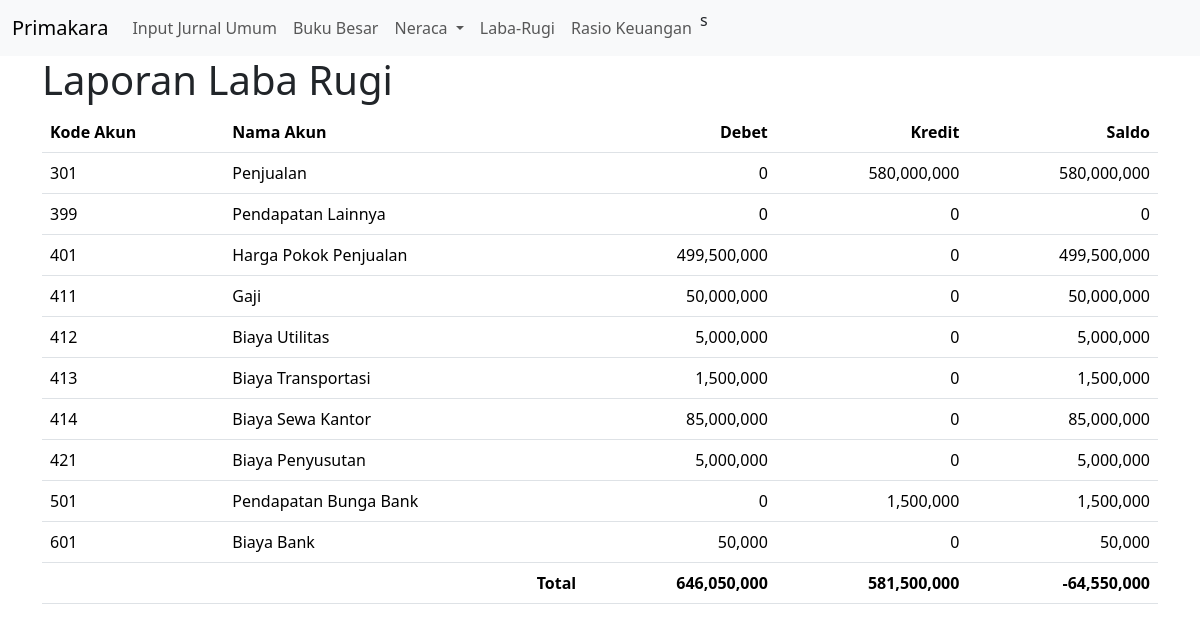
Screenshot of /labarugi.php with the database file from the repository.
### tables this page shows
CREATE TABLE `m_coa` (
  `kode_akun` varchar(20) NOT NULL,
  `nama_akun` varchar(100) NOT NULL,
  `posisi_akun` varchar(3) NOT NULL,
  `tipe` varchar(30) NOT NULL
);

### labarugi.php (the view, shortened to what this page needs)
<!doctype html>
<html lang="en">
<head>
    <link href="https://cdn.jsdelivr.net/npm/bootstrap@5.3.3/dist/css/bootstrap.min.css" rel="stylesheet">
</head>
<body>
    <?php
    include_once("conn.php");
    include_once("navbar.php");
    $sql_bb = "SELECT * FROM v_laba_rugi";
    $result_bb = $conn->query($sql_bb);
    ?>
    <div class="container">
        <h1>Laporan Laba Rugi</h1>
        <table id="detailLabaRugi" class="table table-hover">
            <thead>
                <tr>
                    <th>Kode Akun</th>
                    <th>Nama Akun</th>
                    <th style='text-align: right;'>Debet</th>
                    <th style='text-align: right;'>Kredit</th>
                    <th style='text-align: right;'>Saldo</th>
                </tr>
            </thead>
            <tbody>
                <?php
                if ($result_bb->num_rows > 0) {
                    mysqli_data_seek($result_bb, 0);
                    $total_debet = 0;
                    $total_kredit = 0;
                    while ($row = $result_bb->fetch_assoc()) {
                        $debet  = number_format($row['debet']);
                        $kredit = number_format($row['kredit']);
                        $saldo  = number_format($row['saldo']);
                        echo "
                            <tr>
                                <td>{$row['kode_akun']}</td>
                                <td>{$row['nama_akun']}</td>
                                <td align='right'>{$debet}</td>
                                <td align='right'>{$kredit}</td>
                                <td align='right'>{$saldo}</td>
                            </tr>";
                        $total_debet  += $row['debet'];
                        $total_kredit += $row['kredit'];
                    }
                }
                ?>
            </tbody>
            <tfoot>
                <tr>
                    <td colspan="2" align="right"><b>Total</b></td>
                    <td align="right"><b><?= number_format($total_debet) ?></b></td>
                    <td align="right"><b><?= number_format($total_kredit) ?></b></td>
                    <td align="right"><b><?= number_format($total_kredit - $total_debet) ?></b></td>
                </tr>
            </tfoot>
        </table>
    </div>
</body>
</html>

### rows the page displays
m_coa: kode_akun "301", nama_akun "Penjualan", debet "0", kredit "580,000,000", saldo "580,000,000"
m_coa: kode_akun "399", nama_akun "Pendapatan Lainnya", debet "0", kredit "0", saldo "0"
m_coa: kode_akun "401", nama_akun "Harga Pokok Penjualan", debet "499,500,000", kredit "0", saldo "499,500,000"
m_coa: kode_akun "411", nama_akun "Gaji", debet "50,000,000", kredit "0", saldo "50,000,000"
m_coa: kode_akun "412", nama_akun "Biaya Utilitas", debet "5,000,000", kredit "0", saldo "5,000,000"
m_coa: kode_akun "413", nama_akun "Biaya Transportasi", debet "1,500,000", kredit "0", saldo "1,500,000"
m_coa: kode_akun "414", nama_akun "Biaya Sewa Kantor", debet "85,000,000", kredit "0", saldo "85,000,000"
m_coa: kode_akun "421", nama_akun "Biaya Penyusutan", debet "5,000,000", kredit "0", saldo "5,000,000"
m_coa: kode_akun "501", nama_akun "Pendapatan Bunga Bank", debet "0", kredit "1,500,000", saldo "1,500,000"
m_coa: kode_akun "601", nama_akun "Biaya Bank", debet "50,000", kredit "0", saldo "50,000"

### other values shown
$total_debet "646,050,000"
$total_kredit "581,500,000"
$total_kredit - $total_debet "-64,550,000"
